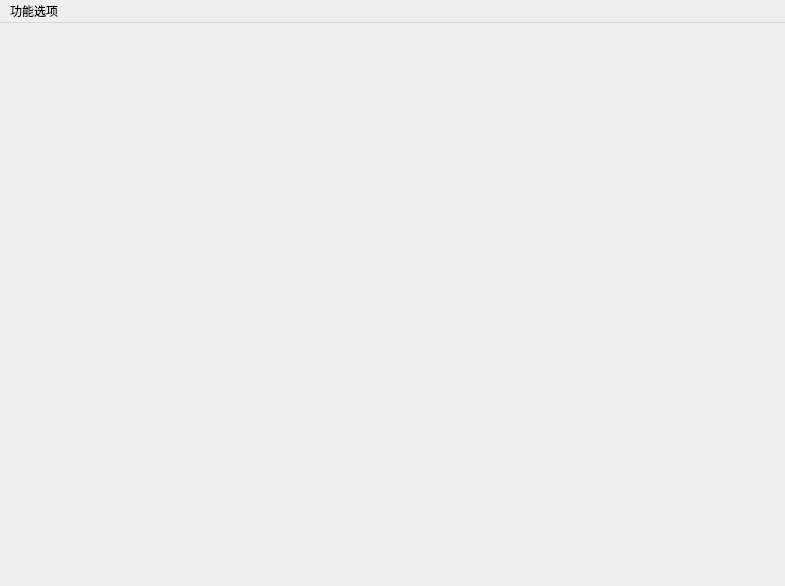
<?xml version="1.0" encoding="UTF-8"?>
<ui version="4.0">
 <class>MainScene</class>
 <widget class="QMainWindow" name="MainScene">
  <property name="geometry">
   <rect>
    <x>0</x>
    <y>0</y>
    <width>785</width>
    <height>586</height>
   </rect>
  </property>
  <property name="windowTitle">
   <string>MainScene</string>
  </property>
  <widget class="QWidget" name="centralWidget"/>
  <widget class="QMenuBar" name="menuBar">
   <property name="geometry">
    <rect>
     <x>0</x>
     <y>0</y>
     <width>785</width>
     <height>26</height>
    </rect>
   </property>
   <property name="styleSheet">
    <string notr="true"/>
   </property>
   <widget class="QMenu" name="menu">
    <property name="palette">
     <palette>
      <active>
       <colorrole role="WindowText">
        <brush brushstyle="SolidPattern">
         <color alpha="255">
          <red>85</red>
          <green>255</green>
          <blue>255</blue>
         </color>
        </brush>
       </colorrole>
      </active>
      <inactive>
       <colorrole role="WindowText">
        <brush brushstyle="SolidPattern">
         <color alpha="255">
          <red>85</red>
          <green>255</green>
          <blue>255</blue>
         </color>
        </brush>
       </colorrole>
      </inactive>
      <disabled>
       <colorrole role="WindowText">
        <brush brushstyle="SolidPattern">
         <color alpha="255">
          <red>109</red>
          <green>109</green>
          <blue>109</blue>
         </color>
        </brush>
       </colorrole>
      </disabled>
     </palette>
    </property>
    <property name="font">
     <font>
      <weight>75</weight>
      <bold>true</bold>
     </font>
    </property>
    <property name="cursor">
     <cursorShape>ArrowCursor</cursorShape>
    </property>
    <property name="focusPolicy">
     <enum>Qt::NoFocus</enum>
    </property>
    <property name="styleSheet">
     <string notr="true"/>
    </property>
    <property name="title">
     <string>功能选项</string>
    </property>
    <addaction name="actionexit"/>
   </widget>
   <addaction name="menu"/>
  </widget>
  <action name="actionexit">
   <property name="text">
    <string>退出</string>
   </property>
  </action>
 </widget>
 <layoutdefault spacing="6" margin="11"/>
 <resources/>
 <connections/>
</ui>
